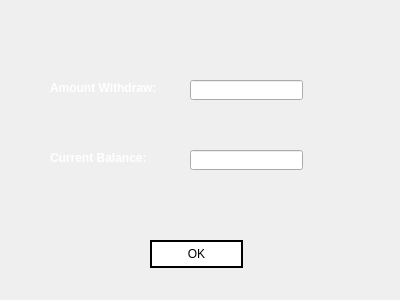
<?xml version="1.0" encoding="UTF-8"?>
<ui version="4.0">
 <class>Atm_Withdraw_Receipt</class>
 <widget class="QWidget" name="Atm_Withdraw_Receipt">
  <property name="geometry">
   <rect>
    <x>0</x>
    <y>0</y>
    <width>400</width>
    <height>300</height>
   </rect>
  </property>
  <property name="windowTitle">
   <string>WITHDRAW RECEIPT</string>
  </property>
  <property name="styleSheet">
   <string notr="true">QPushButton{
background: transparent;
background-color: white;
border: 2px solid black;
}

QPushButton:hover{
background-color: rgb(30, 30, 30);
color: white;
}

QPushButton:pressed
{
font: bold;
}

</string>
  </property>
  <widget class="QLabel" name="label">
   <property name="geometry">
    <rect>
     <x>50</x>
     <y>80</y>
     <width>191</width>
     <height>17</height>
    </rect>
   </property>
   <property name="text">
    <string>&lt;html&gt;&lt;head/&gt;&lt;body&gt;&lt;p&gt;&lt;span style=&quot; font-weight:600; color:#ffffff;&quot;&gt;Amount Withdraw:&lt;/span&gt;&lt;/p&gt;&lt;/body&gt;&lt;/html&gt;</string>
   </property>
  </widget>
  <widget class="QLabel" name="label_2">
   <property name="geometry">
    <rect>
     <x>50</x>
     <y>150</y>
     <width>191</width>
     <height>17</height>
    </rect>
   </property>
   <property name="text">
    <string>&lt;html&gt;&lt;head/&gt;&lt;body&gt;&lt;p&gt;&lt;span style=&quot; font-weight:600; color:#ffffff;&quot;&gt;Current Balance:&lt;/span&gt;&lt;/p&gt;&lt;/body&gt;&lt;/html&gt;</string>
   </property>
  </widget>
  <widget class="QLineEdit" name="amnt">
   <property name="geometry">
    <rect>
     <x>190</x>
     <y>80</y>
     <width>113</width>
     <height>20</height>
    </rect>
   </property>
   <property name="readOnly">
    <bool>true</bool>
   </property>
  </widget>
  <widget class="QLineEdit" name="bal">
   <property name="geometry">
    <rect>
     <x>190</x>
     <y>150</y>
     <width>113</width>
     <height>20</height>
    </rect>
   </property>
   <property name="readOnly">
    <bool>true</bool>
   </property>
  </widget>
  <widget class="QPushButton" name="okay">
   <property name="geometry">
    <rect>
     <x>150</x>
     <y>240</y>
     <width>93</width>
     <height>28</height>
    </rect>
   </property>
   <property name="text">
    <string>OK</string>
   </property>
  </widget>
  <widget class="QLabel" name="label_3">
   <property name="geometry">
    <rect>
     <x>0</x>
     <y>-5</y>
     <width>401</width>
     <height>311</height>
    </rect>
   </property>
   <property name="styleSheet">
    <string notr="true">background-image: url(:/images/sbg1.png);</string>
   </property>
   <property name="text">
    <string/>
   </property>
  </widget>
  <zorder>label_3</zorder>
  <zorder>label</zorder>
  <zorder>label_2</zorder>
  <zorder>amnt</zorder>
  <zorder>bal</zorder>
  <zorder>okay</zorder>
 </widget>
 <resources>
  <include location="resource.qrc"/>
 </resources>
 <connections/>
</ui>
